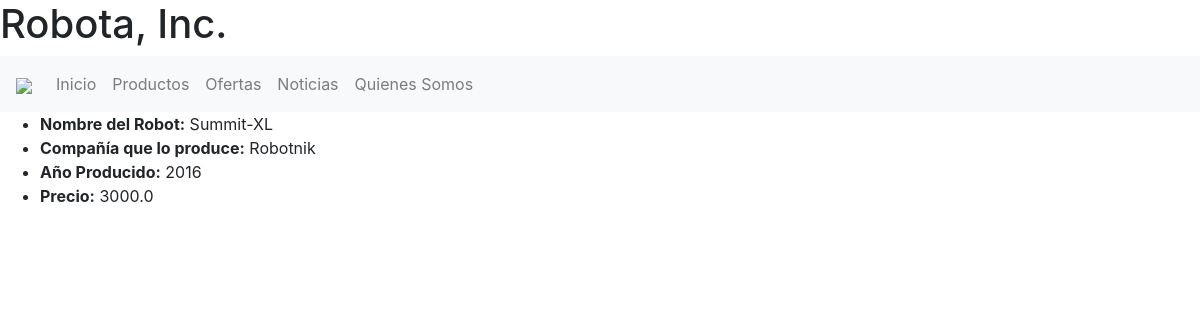
The app's page /productos/summit-xl with its own data.
### web/models.py (models this page shows, shortened)
class Robot(models.Model):
    title = models.CharField(max_length=255)
    slug = models.SlugField()
    company = models.CharField(max_length=100, blank=True, null=True)
    year = models.IntegerField(default=None)
    price = models.FloatField()
    stock = models.BooleanField()

### web/views.py (the view)
# urls.py: path('productos/', views.products, name="products"),
def products(request, slug=None):
    if slug == None:
        context = {
            'robots': Robot.objects.all(),
        }
        return render(request, 'web/products/main.html', context)
    else:
        context = {
            'robot': Robot.objects.get(slug=slug),
        }
        return render(request, 'web/products/main_details.html', context)

### web/templates/web/products/main_details.html
{% extends 'web/content.html' %}
{% block main %}
<main>
    <ul>
        <li><b>Nombre del Robot:</b> {{ robot.title }}</li>
        <li><b>Compañía que lo produce:</b> {{ robot.company }}</li>
        <li><b>Año Producido:</b> {{ robot.year }}</li>
        <li><b>Precio:</b> {{ robot.price }}</li>
    </ul>
</main>
{% endblock %}

### web/templates/web/content.html (shortened to what this page needs)
{% extends 'web/body.html' %}

### web/templates/web/body.html (shortened to what this page needs)
{% extends 'web/html.html' %}
{% block body %}
<h1>Robota, Inc.</h1>
<header>{% include 'web/header.html' %}</header>
<main>{% block main%} {% endblock %}
</main>
{% endblock %}

### web/templates/web/html.html (shortened to what this page needs)
<!doctype html>
<html lang="en">
  <head>
    <link rel="stylesheet" href="https://stackpath.bootstrapcdn.com/bootstrap/4.1.3/css/bootstrap.min.css">
  </head>
  <body>
    {% block body %}{% endblock %}
  </body>
</html>

### web/templates/web/header.html
{% load static %}
<header>
    {% include "web/navbar.html"%}
</header>

### web/templates/web/navbar.html (shortened to what this page needs)
{% load static %}
<nav class="navbar navbar-expand-lg navbar-light bg-light">
  <a class="navbar-brand" href="#"><img src="{% static 'web/images/header/robota-logo.jpeg' %}"></a>
  <div class="collapse navbar-collapse" id="navbarNav">
    <ul class="navbar-nav">
      <li class="nav-item">
        <a class="nav-link" href="/">Inicio</a>
      </li>
        <li class="nav-item">
        <a class="nav-link" href="{% url 'products' %}">Productos</a>
      </li>
        <li class="nav-item">
        <a class="nav-link" href="{% url 'offers' %}">Ofertas</a>
      </li>
        <li class="nav-item">
        <a class="nav-link" href="{% url 'news' %}">Noticias</a>
      </li>
      <li class="nav-item">
        <a class="nav-link" href="{% url 'who' %}">Quienes Somos</a>
      </li>
    </ul>
  </div>
</nav>

### records on screen
Robot: title "Summit-XL", company "Robotnik", year "2016", price "3000.0"
